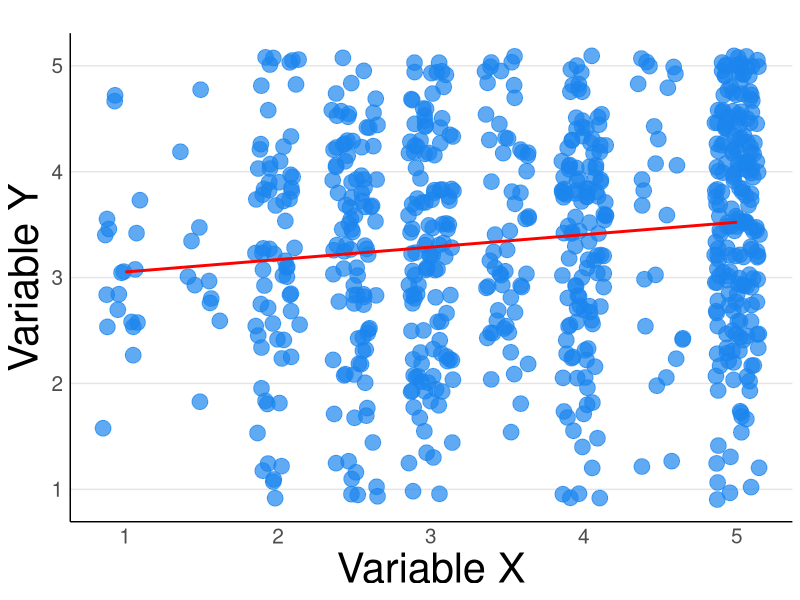
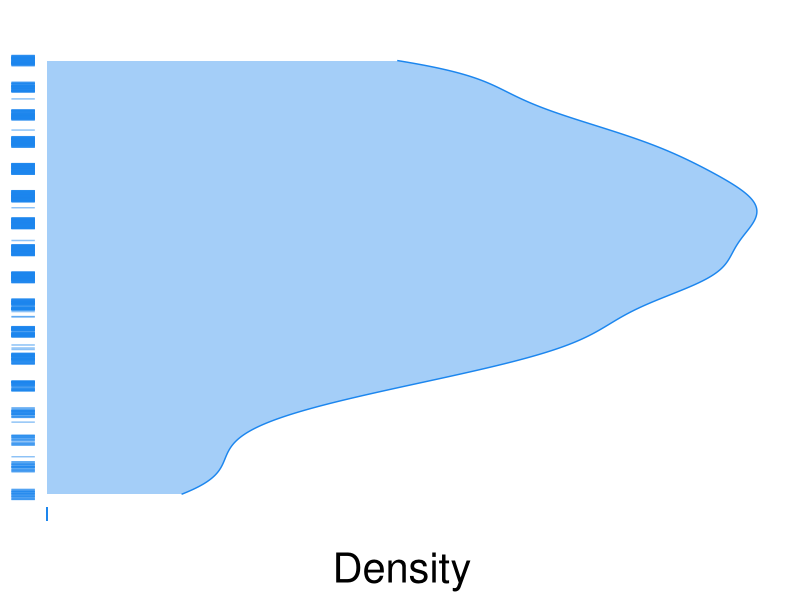
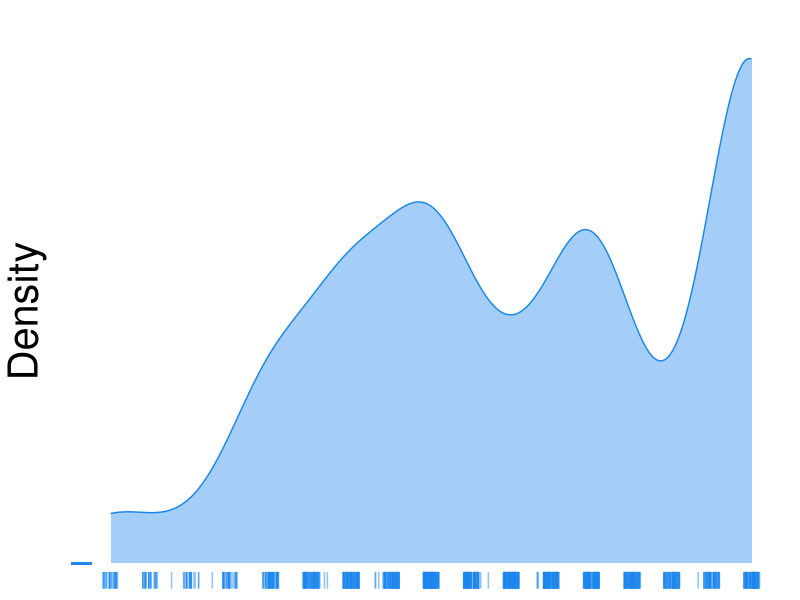

Reproduce these figures in R, in order. (Note: this script raises an error after producing the figures.)
# ========== # ========== # ========== # ========== # ========== #

# 

# ========== # ========== # ========== # ========== # ========== #
# library
library(ggplot2) # data viz
library(gridExtra) # arrange multiple plots
library(dplyr)

# ========== # ==========
# set wd
getwd()
setwd(dir = "/Users/amx/data_local/R/github/scatter.density.plot")

# ========== # ==========
# read csv
data <- read.csv(file = "scatter.density.data.csv", header = TRUE, sep = ",", quote = "\"", dec = ".")
data.df <- data.frame(data)
View(data.df)

# ========== # ==========
# plot and print png file
setwd(dir = "/Users/amx/data_local/R/github/scatter.density.plot")

png(filename="scatter.density.png", width=1024, height=768, units="px")
par(mfrow=c(1,1))

# scatter plot
scat.1 <- ggplot(data.df, aes(cvms_cvfs_1, SEC_1)) + # ggplot(data, aes(x, y))
  
  # data points (slightly jittered to avoid overplotting)
  geom_point(shape=19, size = 5, alpha=0.7, position=position_jitter(width=.15, height=.1), color="dodgerblue2") +
  
  # regression line
  geom_smooth(method=lm, se=FALSE, color = "red") +
  
  # axis titles
  labs(title="", x = "Variable X", y = "Variable Y") +
  
  # theme (no axis ticks, change text size, grid lines in grey)
  theme_classic() +
  theme(axis.ticks.x = element_blank(),
        axis.ticks.y = element_blank(),
        axis.title.x = element_text(size=30),
        axis.title.y = element_text(size=30),
        axis.text.x = element_text(size=15),
        axis.text.y = element_text(size=15),
        panel.grid.major.y = element_line(colour = "grey90"))
scat.1

# density plot right
dens.1 <- ggplot(data.df, aes(SEC_1)) +
  
  # density
  geom_density(alpha=0.4, color = "dodgerblue2", fill = "dodgerblue2") +
  
  # data rug
  geom_rug(aes(x = SEC_1, y = 0), color = "dodgerblue2", position = position_jitter(width = 0.05,height = 0), alpha = 0.5) + 
  
  # axis titles
  labs(title="", x="", y = "Density") +
  
  # flip axis x and y
  coord_flip() +
  
  # theme
  theme(axis.line.x = element_line(colour = "white"), # empty theme except white axis lines
        panel.grid.major = element_blank(),
        panel.grid.minor = element_blank(),
        axis.title.x = element_text(size=30), # increase axis title size
        axis.title.y = element_blank(),
        axis.text.x = element_text(size=15, color = "white"), # axis text in white
        axis.text.y = element_blank(), # remove axis text
        panel.border = element_blank(),
        panel.background = element_blank(),
        axis.ticks = element_blank()) +
  
  scale_y_continuous(breaks=seq(0,10,1))
dens.1

# density plot top
dens.2 <- ggplot(data.df, aes(cvms_cvfs_1)) +
  
  # density
  geom_density(alpha=0.4, color = "dodgerblue2", fill = "dodgerblue2") +
  
  # data rug
  geom_rug(aes(x = SEC_1, y = 0), color = "dodgerblue2", position = position_jitter(width = 0.05,height = 0), alpha = 0.5) + # rug
  
  # axis titles
  labs(title="", x="", y = "Density") +
  
  # theme
  theme(axis.line.y = element_line(colour = "white"), # empty theme except white axis lines
        panel.grid.major = element_blank(),
        panel.grid.minor = element_blank(),
        axis.title.x = element_blank(),
        axis.title.y=element_text(size=30), # increase axis title size
        axis.text.x = element_blank(),  # remove axis text
        axis.text.y = element_text(size=15, color = "white"), # axis text in white
        panel.border = element_blank(),
        panel.background = element_blank(),
        axis.ticks = element_blank()) +
  
  scale_y_continuous(breaks=seq(0,10,1))
dens.2

# blank panel 1
blank.1 <- ggplot()+geom_blank(aes(1,1))+
  theme(plot.background = element_blank(), 
        panel.grid.major = element_blank(),
        panel.grid.minor = element_blank(), 
        panel.border = element_blank(),
        panel.background = element_blank(),
        axis.title.x = element_blank(),
        axis.title.y = element_blank(),
        axis.text.x = element_blank(),  
        axis.text.y = element_blank(),
        axis.ticks = element_blank())

# blank panel 2
blank.2 <- ggplot()+geom_blank(aes(1,1))+
  theme(plot.background = element_blank(), 
        panel.grid.major = element_blank(),
        panel.grid.minor = element_blank(), 
        panel.border = element_blank(),
        panel.background = element_blank(),
        axis.title.x = element_blank(),
        axis.title.y = element_blank(),
        axis.text.x = element_blank(),  
        axis.text.y = element_blank(),
        axis.ticks = element_blank())

# blank panel 3
blank.3 <- ggplot()+geom_blank(aes(1,1))+
  theme(plot.background = element_blank(), 
        panel.grid.major = element_blank(),
        panel.grid.minor = element_blank(), 
        panel.border = element_blank(),
        panel.background = element_blank(),
        axis.title.x = element_blank(),
        axis.title.y = element_blank(),
        axis.text.x = element_blank(),  
        axis.text.y = element_blank(),
        axis.ticks = element_blank())

# arrange
grid.arrange(dens.2, 
             blank.1, 
             blank.2, 
             scat.1, 
             blank.3, 
             dens.1, 
             ncol=3, nrow=2, 
             widths=c(4, 0.1, 0.8), heights=c(1.6, 4), 
             top=textGrob("",gp=gpar(fontsize=20,font=3)), 
             bottom=textGrob("",gp=gpar(fontsize=10,font=1), 
                             hjust = 1, x = 1)) # optionally add title and bottom text

dev.off()
setwd(dir = "/Users/amx/data_local/R/")
# ========== # ========== # ========== # ========== # ========== #